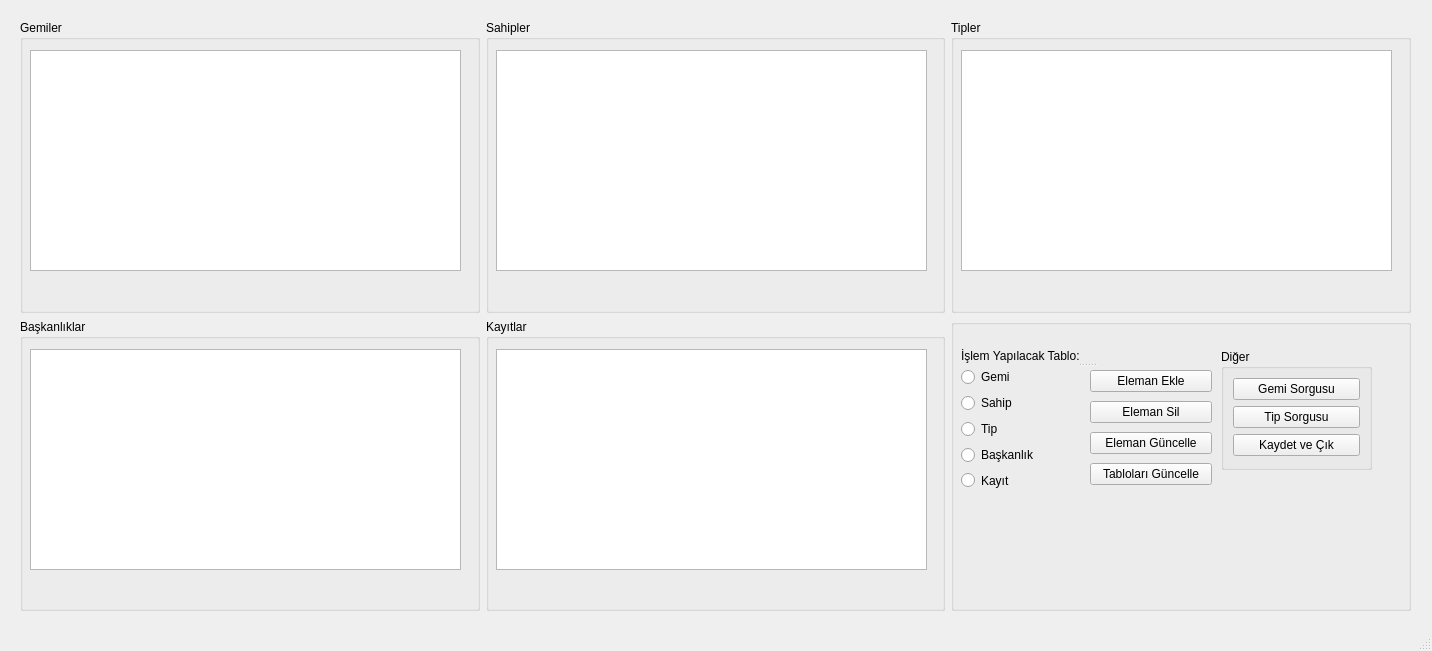
<?xml version="1.0" encoding="UTF-8"?>
<ui version="4.0">
 <class>MainWindow</class>
 <widget class="QMainWindow" name="MainWindow">
  <property name="geometry">
   <rect>
    <x>0</x>
    <y>0</y>
    <width>1432</width>
    <height>651</height>
   </rect>
  </property>
  <property name="minimumSize">
   <size>
    <width>1432</width>
    <height>651</height>
   </size>
  </property>
  <property name="maximumSize">
   <size>
    <width>1432</width>
    <height>651</height>
   </size>
  </property>
  <property name="windowTitle">
   <string>MainWindow</string>
  </property>
  <property name="styleSheet">
   <string notr="true"/>
  </property>
  <widget class="QWidget" name="centralwidget">
   <widget class="QWidget" name="layoutWidget">
    <property name="geometry">
     <rect>
      <x>20</x>
      <y>20</y>
      <width>1391</width>
      <height>591</height>
     </rect>
    </property>
    <layout class="QGridLayout" name="gridLayout">
     <item row="1" column="0">
      <widget class="QGroupBox" name="group4">
       <property name="title">
        <string>Başkanlıklar</string>
       </property>
       <widget class="QTableWidget" name="table4">
        <property name="geometry">
         <rect>
          <x>10</x>
          <y>30</y>
          <width>431</width>
          <height>221</height>
         </rect>
        </property>
       </widget>
      </widget>
     </item>
     <item row="1" column="1">
      <widget class="QGroupBox" name="group5">
       <property name="title">
        <string>Kayıtlar</string>
       </property>
       <widget class="QTableWidget" name="table5">
        <property name="geometry">
         <rect>
          <x>10</x>
          <y>30</y>
          <width>431</width>
          <height>221</height>
         </rect>
        </property>
       </widget>
      </widget>
     </item>
     <item row="0" column="2">
      <widget class="QGroupBox" name="group3">
       <property name="title">
        <string>Tipler</string>
       </property>
       <widget class="QTableWidget" name="table3">
        <property name="geometry">
         <rect>
          <x>10</x>
          <y>30</y>
          <width>431</width>
          <height>221</height>
         </rect>
        </property>
       </widget>
      </widget>
     </item>
     <item row="0" column="0">
      <widget class="QGroupBox" name="group1">
       <property name="title">
        <string>Gemiler</string>
       </property>
       <widget class="QTableWidget" name="table1">
        <property name="geometry">
         <rect>
          <x>10</x>
          <y>30</y>
          <width>431</width>
          <height>221</height>
         </rect>
        </property>
       </widget>
      </widget>
     </item>
     <item row="0" column="1">
      <widget class="QGroupBox" name="group2">
       <property name="title">
        <string>Sahipler</string>
       </property>
       <widget class="QTableWidget" name="table2">
        <property name="geometry">
         <rect>
          <x>10</x>
          <y>30</y>
          <width>431</width>
          <height>221</height>
         </rect>
        </property>
       </widget>
      </widget>
     </item>
     <item row="1" column="2">
      <widget class="QGroupBox" name="groupBox">
       <property name="title">
        <string/>
       </property>
       <widget class="QSplitter" name="splitter">
        <property name="geometry">
         <rect>
          <x>10</x>
          <y>30</y>
          <width>251</width>
          <height>141</height>
         </rect>
        </property>
        <property name="orientation">
         <enum>Qt::Vertical</enum>
        </property>
        <widget class="QLabel" name="label">
         <property name="text">
          <string>İşlem Yapılacak Tablo:</string>
         </property>
        </widget>
        <widget class="QWidget" name="layoutWidget">
         <layout class="QHBoxLayout" name="horizontalLayout">
          <item>
           <layout class="QVBoxLayout" name="verticalLayout_3">
            <item>
             <widget class="QRadioButton" name="radShip">
              <property name="text">
               <string>Gemi</string>
              </property>
             </widget>
            </item>
            <item>
             <widget class="QRadioButton" name="radOwner">
              <property name="text">
               <string>Sahip</string>
              </property>
             </widget>
            </item>
            <item>
             <widget class="QRadioButton" name="radType">
              <property name="text">
               <string>Tip</string>
              </property>
             </widget>
            </item>
            <item>
             <widget class="QRadioButton" name="radPres">
              <property name="text">
               <string>Başkanlık</string>
              </property>
             </widget>
            </item>
            <item>
             <widget class="QRadioButton" name="radHistory">
              <property name="text">
               <string>Kayıt</string>
              </property>
             </widget>
            </item>
           </layout>
          </item>
          <item>
           <layout class="QVBoxLayout" name="verticalLayout_2">
            <item>
             <widget class="QPushButton" name="btnInsertElement">
              <property name="text">
               <string>Eleman Ekle</string>
              </property>
             </widget>
            </item>
            <item>
             <widget class="QPushButton" name="btnDeleteElement">
              <property name="text">
               <string>Eleman Sil</string>
              </property>
             </widget>
            </item>
            <item>
             <widget class="QPushButton" name="btnUpdateElement">
              <property name="text">
               <string>Eleman Güncelle</string>
              </property>
             </widget>
            </item>
            <item>
             <widget class="QPushButton" name="btnUpdateTable">
              <property name="text">
               <string>Tabloları Güncelle</string>
              </property>
             </widget>
            </item>
           </layout>
          </item>
         </layout>
        </widget>
       </widget>
       <widget class="QGroupBox" name="groupBox_2">
        <property name="geometry">
         <rect>
          <x>270</x>
          <y>30</y>
          <width>151</width>
          <height>121</height>
         </rect>
        </property>
        <property name="title">
         <string>Diğer</string>
        </property>
        <layout class="QVBoxLayout" name="verticalLayout">
         <item>
          <widget class="QPushButton" name="btnQuery">
           <property name="text">
            <string>Gemi Sorgusu</string>
           </property>
          </widget>
         </item>
         <item>
          <widget class="QPushButton" name="btnTypeOrder">
           <property name="text">
            <string>Tip Sorgusu</string>
           </property>
          </widget>
         </item>
         <item>
          <widget class="QPushButton" name="commitSql">
           <property name="text">
            <string>Kaydet ve Çık</string>
           </property>
          </widget>
         </item>
        </layout>
       </widget>
      </widget>
     </item>
    </layout>
   </widget>
  </widget>
  <widget class="QMenuBar" name="menubar">
   <property name="geometry">
    <rect>
     <x>0</x>
     <y>0</y>
     <width>1432</width>
     <height>21</height>
    </rect>
   </property>
  </widget>
  <widget class="QStatusBar" name="statusbar"/>
 </widget>
 <resources/>
 <connections/>
</ui>
